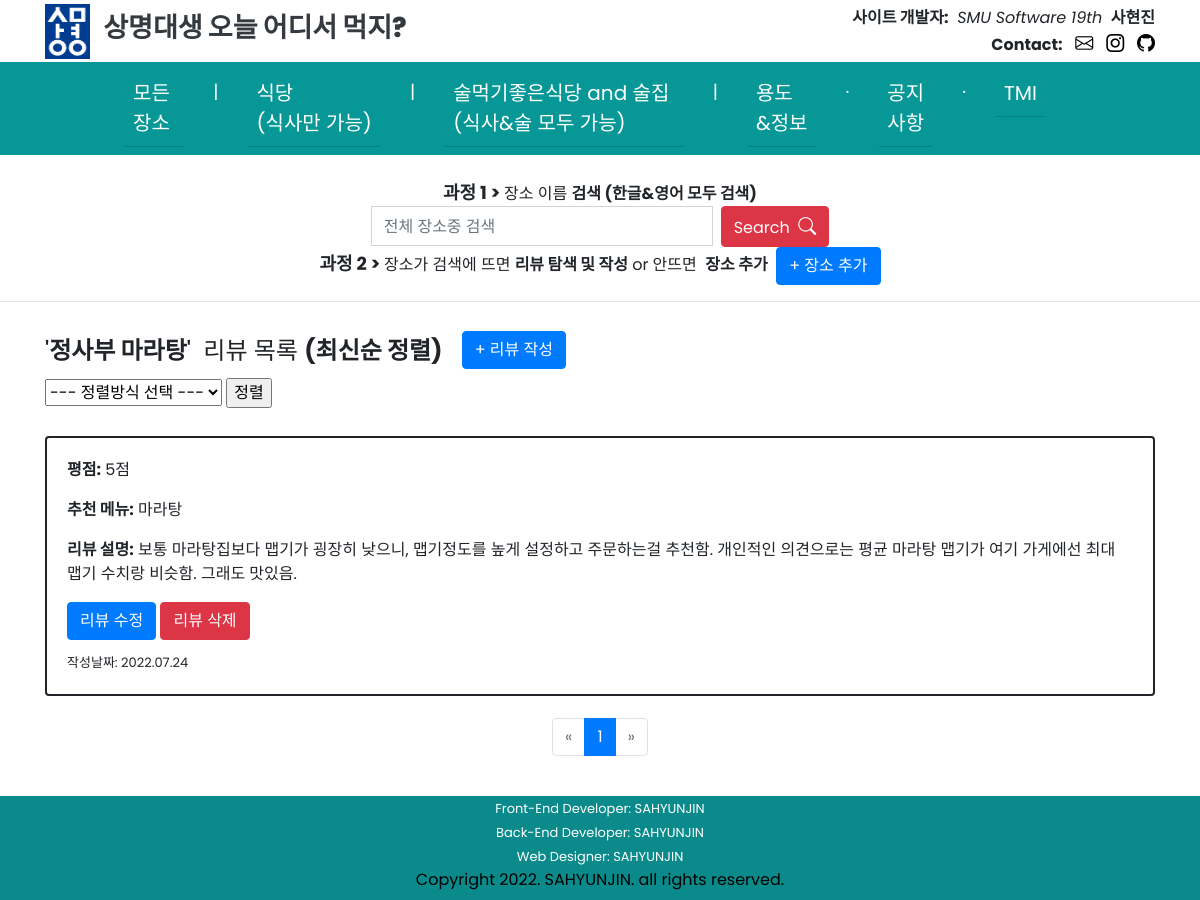
Screenshot of /SMUeat/place/90/review/list/recent/ with the database file from the repository.
### SMUeat/models.py (models this page shows)
class Place(models.Model):
    name = models.CharField(max_length=30)
    PLACE_CATEGORY_CHOICES = (
    ('식당', '식당'),
    ('술먹기좋은식당 and 술집', '술먹기좋은식당 and 술집'),
    )
    category = models.CharField(max_length=40, choices=PLACE_CATEGORY_CHOICES)
    created_at = models.DateTimeField(auto_now_add=True)
    updated_at = models.DateTimeField(auto_now=True)

class Review(models.Model):
    point = models.IntegerField()
    menu = models.CharField(max_length=30)
    comment = models.TextField()
    password = models.CharField(max_length=20, default=None)
    place = models.ForeignKey(Place, on_delete=models.CASCADE)
    created_at = models.DateTimeField(auto_now_add=True)
    updated_at = models.DateTimeField(auto_now=True)

### SMUeat/views.py (the view, shortened to what this page needs)
# urls.py: path('place/<int:place_id>/review/list/<str:sorting_name>/', views.review_sorting, name='review-sorting'),
def review_sorting(request, place_id, sorting_name):
    get_place = Place.objects.get(pk=place_id)
    if (sorting_name == "recent"):
        reviews = Review.objects.filter(place=get_place).all().select_related().order_by('-created_at')  # 최신순 정렬
        paginator = Paginator(reviews, 8)
        page = request.GET.get('page')
        page_reviews = paginator.get_page(page)
        render_num = reviews.count()
        context = {
            'place': get_place,
            'reviews': page_reviews,
            'sort': '최신순 정렬',
            'render_num': render_num
        }
    return render(request, 'SMUeat/review_list.html', context)

### SMUeat/templates/SMUeat/review_list.html (shortened to what this page needs)
{% extends 'SMUeat/base.html' %}
{% load static %}
{% block content %}
<div class="container">
    <h4 style="display:inline">
    {% if place.name is none %}
        '<strong>장소 전체</strong>'
        &nbsp;리뷰 목록&nbsp;<span class="space5"><br></span><strong>({{ sort }})</strong>
    </h4>
    <div style="line-height: 165%;"><br></div>
    {% else %}
        '<strong>{{ place.name }}</strong>'
        &nbsp;리뷰 목록&nbsp;<span class="space5"><br></span><strong>({{ sort }})</strong>
    </h4>&nbsp;&nbsp;
    <button type="button" class="btn btn-primary" style="margin-bottom: 9px;" onclick="location.href='/SMUeat/place/{{place.id}}/review/create/'">+ 리뷰 작성</button>
    <br>
    <form>
        <select id = "sort_select" name = "sort" size="1">
            <option>--- 정렬방식 선택 ---</option>
        </select>
        <input type="button" value="정렬" onclick="sorting();">
    </form>
    <div style="line-height: 180%;"><br></div>
    {% endif %}
    {% for review in reviews %}
    <div class="row">
        <div class="col-sm-12">
            <div class="card" style="border:solid 2px">
                <div class="card-body">
                    <p class="card-text"><strong>평점:</strong> {{ review.point }}점</p>
                    <p class="card-text"><strong>추천 메뉴:</strong> {{ review.menu }}</p>
                    <p class="card-text"><strong>리뷰 설명:</strong> {{ review.comment }}</p>
                    <button type="button" class="btn btn-primary" onclick="location.href='/SMUeat/place/{{place.id}}/review/{{review.id}}/update/'">리뷰 수정</button>
                    <button type="button" class="btn btn-danger" onclick="location.href='/SMUeat/place/{{place.id}}/review/{{review.id}}/delete/'">리뷰 삭제</button>
                    <div style="line-height: 60%;"><br></div>
                    <span style="font-size: small;">작성날짜: {{ review.created_at | date:'Y.m.d' }}</span>
                </div>
            </div>
        </div>
    </div>
    <div style="line-height: 70%;"><br></div>
    {% endfor %}
    <div style="line-height: 70%;"><br></div>
    <nav aria-label="show page">
        <ul class="pagination justify-content-center">
            {% if reviews.has_previous %}
            <li class="page-item">
                <span><a class="page-link" href="?page=1">&laquo; ···</a></span>
            {% else %}
            <li class="page-item disabled">
                <span class="page-link">&laquo;</span>
            {% endif %}
            </li>
            <li class="page-item active" aria-current="page">
                <span class="page-link">{{ reviews.number }}</span>
            </li>
            {% if reviews.has_next %}
            <li class="page-item">
                <span><a class="page-link" href="?page={{ reviews.paginator.num_pages }}">··· &raquo;</a></span>
            {% else %}
            <li class="page-item disabled">
                <span class="page-link">&raquo;</span>
            {% endif %}
            </li>
        </ul>
    </nav>
</div>
{% endblock %}

### SMUeat/templates/SMUeat/base.html (style rules this page uses)
body { padding: 0; margin: 0; overflow-x: hidden; font-family: 'Poppins', sans-serif; }

### rows the page displays
Place: name "정사부 마라탕"
Review: point "5", menu "마라탕", comment "보통 마라탕집보다 맵기가 굉장히 낮으니, 맵기정도를 높게 설정하고 주문하는걸 추천함. 개인적인 의견으로는 평균 마라탕 맵기가 여기 가게에선 최대 맵기 수치랑 비슷함. 그래도 맛있음.", created_at "2022.07.24"

### other values shown
{{ sort }} "최신순 정렬"
{{ reviews.number }} "1"
